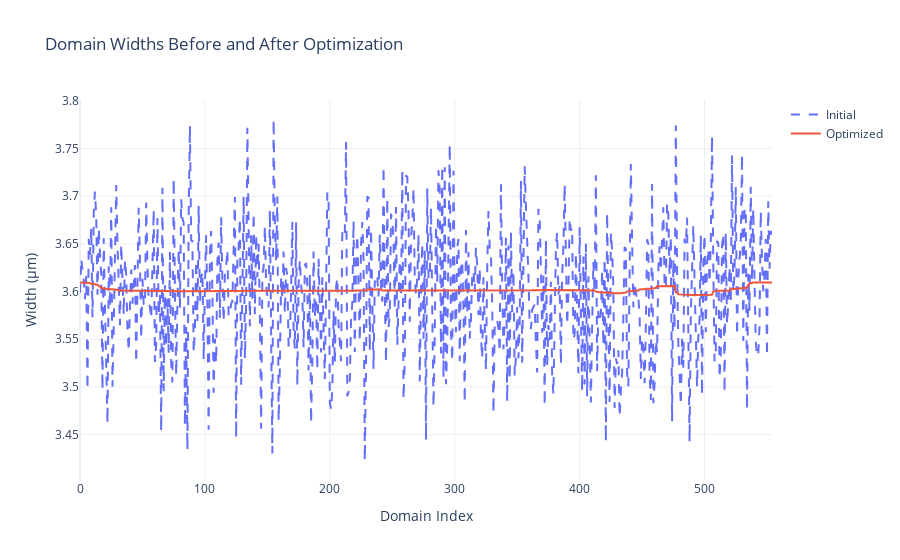
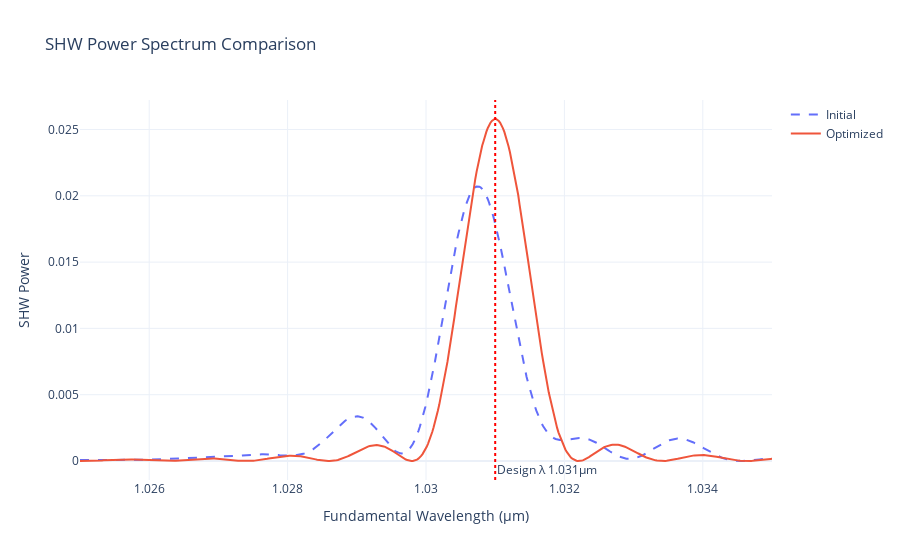

Notebook code for these charts, in order:
### Code cell
from collections.abc import Callable
from dataclasses import dataclass

import jax
import jax.numpy as jnp
import optax  # pyright: ignore[reportMissingTypeStubs]
import plotly.graph_objects as go  # pyright: ignore[reportMissingTypeStubs]
from jax import Array, jit
from jax_tqdm.loop_pbar import loop_tqdm

from qpm import cwes, mgoslt


# --- Regularization Strategies ---
def tv_regularization(domain_widths: Array, lambda_val: float) -> Array:
    """Total Variation (TV) regularization penalizes the absolute difference between adjacent parameter values."""
    return lambda_val * jnp.sum(jnp.abs(jnp.diff(domain_widths)))


REGULARIZATION_FNS: dict[str, Callable[[Array, float], Array]] = {
    "tv": tv_regularization,
}


# --- Data Structures for Configuration and Parameters ---
@dataclass(frozen=True)
class Config:
    design_temp: float = 70.0
    design_wl: float = 1.031
    target_length: float = 2000.0
    max_iters: int = 500
    prng_seed: int = 42
    kappa_mag: float = 1.31e-5 / (2 / jnp.pi)
    kappa_target_length: float = 2000.0
    wl_start: float = 1.025
    wl_end: float = 1.035
    num_points: int = 500
    # Regularization parameters
    regularization: str | None = "tv"
    lambda_val: float = 1e-4


@dataclass(frozen=True)
class SimulationParameters:
    delta_k1: Array
    delta_k2: Array
    kappa_array: Array
    b_initial: Array


# --- Core JAX Functions ---
def make_loss_fn(
    sim_params: SimulationParameters,
    config: Config,  # noqa: ARG001
    regularization_fn: Callable[[Array, float], Array] | None = None,
    lambda_val: float = 0.0,
) -> Callable[[Array], Array]:
    """Creates a loss function that returns the negative SHW power with optional regularization."""

    @jit
    def loss_fn(domain_widths: Array) -> Array:
        superlattice = jnp.stack([domain_widths, sim_params.kappa_array], axis=1)
        b_final = cwes.simulate_twm(superlattice, sim_params.delta_k1, sim_params.delta_k2, sim_params.b_initial)
        shw_power = jnp.abs(b_final[1]) ** 2

        # Base loss is negative SHW power (to maximize it)
        loss = -shw_power

        # Add regularization if provided
        if regularization_fn:
            loss += regularization_fn(domain_widths, lambda_val)

        return loss

    return loss_fn


# --- Workflow Functions ---
def _initialize_grating(config: Config) -> tuple[Array, Array, Array, Array]:
    """Generates initial grating parameters based on the configuration."""
    print("1. Generating initial grating parameters...")
    delta_k1 = mgoslt.calc_twm_delta_k(config.design_wl, config.design_wl, config.design_temp)
    delta_k2 = mgoslt.calc_twm_delta_k(config.design_wl, config.design_wl / 2, config.design_temp)

    domain_len_shg = jnp.pi / delta_k1
    num_domains = int(jnp.round(config.target_length / domain_len_shg))
    print(f"   - Base domain width from calculation: {domain_len_shg:.4f} μm")
    print(f"   - Number of domains: {num_domains}")

    kappa_array = config.kappa_mag * jnp.power(-1.0, jnp.arange(num_domains))

    initial_widths = jnp.full(num_domains, domain_len_shg)
    key = jax.random.PRNGKey(config.prng_seed)
    noise = jax.random.normal(key, shape=(num_domains,)) * (domain_len_shg * 0.02)
    initial_widths = initial_widths + noise

    return delta_k1, delta_k2, kappa_array, initial_widths


def _run_optimization(
    initial_widths: Array,
    sim_params: SimulationParameters,
    config: Config,
) -> Array:
    """Sets up and runs the L-BFGS optimization."""
    print("2. Setting up loss function and L-BFGS optimizer...")
    regularization_fn = REGULARIZATION_FNS.get(config.regularization) if config.regularization else None
    loss_fn = make_loss_fn(sim_params, config, regularization_fn, config.lambda_val)
    solver = optax.lbfgs()

    @jit
    def run_full_optimization(initial_params: Array) -> Array:
        @loop_tqdm(config.max_iters, desc="Optimizing")
        def step(_: int, state: tuple[Array, optax.OptState]) -> tuple[optax.Params, optax.OptState]:
            params, opt_state = state
            value, grad = jax.value_and_grad(loss_fn)(params)
            updates, opt_state = solver.update(grad, opt_state, params, value=value, grad=grad, value_fn=loss_fn)
            params = optax.apply_updates(params, updates)
            return params, opt_state

        initial_opt_state = solver.init(initial_params)
        optimized_params, _ = jax.lax.fori_loop(0, config.max_iters, step, (initial_params, initial_opt_state))
        return optimized_params

    print("3. Running JIT-compiled optimization...")
    print(f"   - Initial SHW Power: {-loss_fn(initial_widths):.4f}")

    optimized_widths = run_full_optimization(initial_widths)
    optimized_widths.block_until_ready()

    print(f"   - Optimized SHW Power: {-loss_fn(optimized_widths):.4f}")
    return optimized_widths


# --- Visualization Functions ---
def _calculate_spectrum(domain_widths: Array, sim_params: SimulationParameters, config: Config) -> tuple[Array, Array]:
    """Helper function to compute the SHW Power spectrum for a given grating."""
    wls = jnp.linspace(config.wl_start, config.wl_end, config.num_points)
    delta_k1s = mgoslt.calc_twm_delta_k(wls, wls, config.design_temp)
    delta_k2s = mgoslt.calc_twm_delta_k(wls, wls / 2, config.design_temp)

    compute_spectrum_vmap = jit(jax.vmap(cwes.simulate_twm, in_axes=(None, 0, 0, None)))

    superlattice = jnp.stack([domain_widths, sim_params.kappa_array], axis=1)
    final_vectors = compute_spectrum_vmap(superlattice, delta_k1s, delta_k2s, sim_params.b_initial)
    shw_powers = jnp.abs(final_vectors[:, 1]) ** 2 * 1.07 / 2.84 * 100
    return wls, shw_powers


def _plot_domain_widths(initial_widths: Array, optimized_widths: Array) -> None:
    """Plots the domain widths before and after optimization."""
    fig = go.Figure()
    fig.add_trace(go.Scatter(y=initial_widths, mode="lines", name="Initial", line={"dash": "dash"}))
    fig.add_trace(go.Scatter(y=optimized_widths, mode="lines", name="Optimized"))
    fig.update_layout(
        title_text="Domain Widths Before and After Optimization",
        xaxis_title="Domain Index",
        yaxis_title="Width (μm)",
        template="plotly_white",
    )
    fig.show()


def _plot_shw_power_spectrum(
    initial_widths: Array,
    optimized_widths: Array,
    sim_params: SimulationParameters,
    config: Config,
) -> None:
    """Plots the SHG Power spectrum before and after optimization."""
    wls, initial_effs = _calculate_spectrum(initial_widths, sim_params, config)
    _, optimized_effs = _calculate_spectrum(optimized_widths, sim_params, config)

    fig = go.Figure()
    fig.add_trace(go.Scatter(x=wls, y=initial_effs, mode="lines", name="Initial", line={"dash": "dash"}))
    fig.add_trace(go.Scatter(x=wls, y=optimized_effs, mode="lines", name="Optimized"))
    fig.add_vline(
        x=config.design_wl,
        line_dash="dot",
        line_color="red",
        annotation_text=f"Design λ {config.design_wl}μm",
        annotation_position="bottom right",
    )
    fig.update_layout(
        title_text="SHW Power Spectrum Comparison",
        xaxis_title="Fundamental Wavelength (μm)",
        yaxis_title="SHW Power",
        template="plotly_white",
    )
    fig.show()


def main() -> None:
    """Main script execution."""
    config = Config()

    # 1. Generate initial physical parameters and domain widths
    delta_k1, delta_k2, kappa_array, initial_widths = _initialize_grating(config)

    # 2. Create simulation parameters
    sim_params = SimulationParameters(
        delta_k1=delta_k1,
        delta_k2=delta_k2,
        kappa_array=kappa_array,
        b_initial=jnp.array([1.0, 0.0, 0.0], dtype=jnp.complex64),
    )

    # 3. Run the optimization with the clean parameter objects
    optimized_widths = _run_optimization(initial_widths, sim_params, config)

    # 4. Visualize the results
    print("4. Visualizing optimization results...")
    _plot_domain_widths(initial_widths, optimized_widths)
    _plot_shw_power_spectrum(initial_widths, optimized_widths, sim_params, config)


main()

### Figure 1 — Plotly figure (JSON) as saved in the notebook; plotly's stock layout.template omitted (floating-point values rounded to 4 significant figures; data arrays with more than 128 entries replaced by an {"elided": "..."} marker saying what was removed)
{"data": [{"line": {"dash": "dash"}, "mode": "lines", "name": "Initial", "type": "scatter", "y": {"elided": "555 float values"}}, {"mode": "lines", "name": "Optimized", "type": "scatter", "y": {"elided": "555 float values"}}], "layout": {"title": {"text": "Domain Widths Before and After Optimization"}, "xaxis": {"title": {"text": "Domain Index"}}, "yaxis": {"title": {"text": "Width (μm)"}}}}

### Figure 2 — Plotly figure (JSON) as saved in the notebook; plotly's stock layout.template omitted (floating-point values rounded to 4 significant figures; data arrays with more than 128 entries replaced by an {"elided": "..."} marker saying what was removed)
{"data": [{"line": {"dash": "dash"}, "mode": "lines", "name": "Initial", "type": "scatter", "x": {"elided": "500 float values"}, "y": {"elided": "500 float values"}}, {"mode": "lines", "name": "Optimized", "type": "scatter", "x": {"elided": "500 float values"}, "y": {"elided": "500 float values"}}], "layout": {"annotations": [{"showarrow": false, "text": "Design λ 1.031μm", "x": 1.031, "xanchor": "left", "xref": "x", "y": 0, "yanchor": "bottom", "yref": "y domain"}], "shapes": [{"line": {"color": "red", "dash": "dot"}, "type": "line", "x0": 1.031, "x1": 1.031, "xref": "x", "y0": 0, "y1": 1, "yref": "y domain"}], "title": {"text": "SHW Power Spectrum Comparison"}, "xaxis": {"title": {"text": "Fundamental Wavelength (μm)"}}, "yaxis": {"title": {"text": "SHW Power"}}}}
